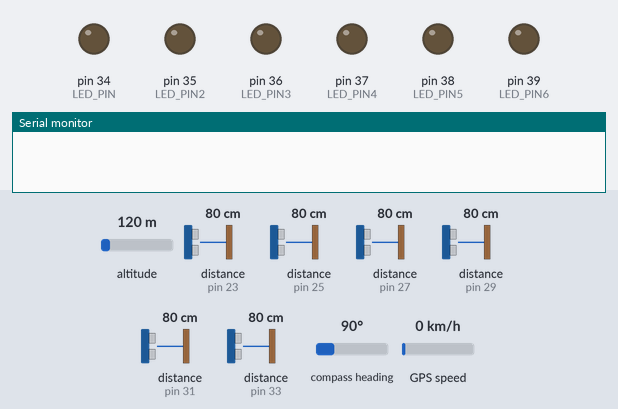
Bench run of a sketch on a simulated Arduino Mega 2560, built with avr-gcc and run on an emulated ATmega2560. On the bench: output pins drawn as LEDs (lit = HIGH), the last lines printed to the serial monitor. Dashed ring = blinking. The test bench sets the inputs (shaded band); at power-on: distance to the obstacle (sensors on pin 23, pin 25, pin 27, pin 29, pin 31, pin 33) 80 cm, altitude 120 m, compass heading 90°, GPS speed 0 km/h. The echo pulse lasts 58.3 µs per cm; the GPS gets a fix after 3 s at 37.7749, -122.4194 with 8 satellites.

Above: at 1.2 s.
1.3 s: distance to the obstacle (sensor on pin 23) set to 11 cm
At 3.22 s:
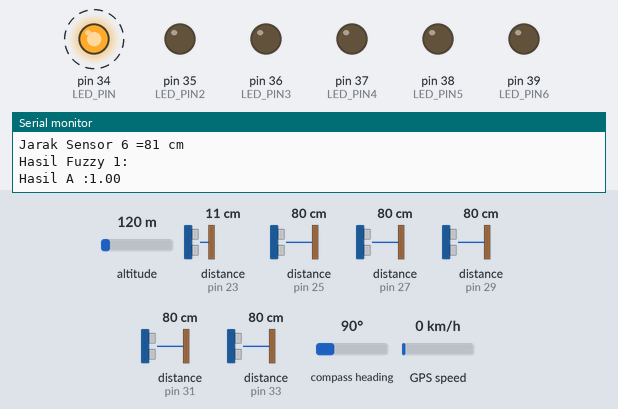
5.3 s: distance to the obstacle (sensor on pin 23) set to 8 cm
At 5.73 s:
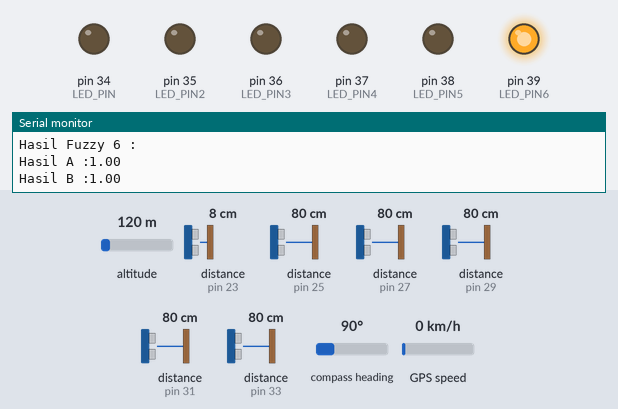
Timing chart, 0 to 17.5 s (numbered marks = the images above; inputs shaded):
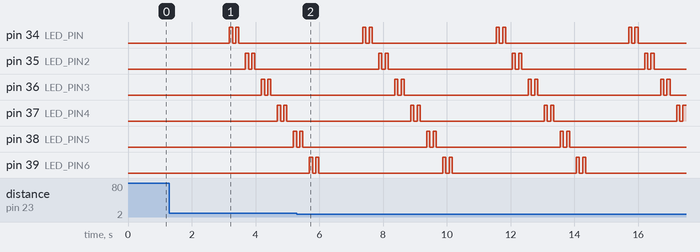

Measured:
- the behaviour switches between 10 and 9 cm on distance to the obstacle (sensor on pin 23) (found by bisection; images 1 and 2)
- by itself, pin 38 (LED_PIN5): repeats every 4.2 s: LOW 3.9 s, HIGH 0.10 s, LOW 0.10 s, HIGH 0.10 s
- by itself, pin 34 (LED_PIN), pin 35 (LED_PIN2), pin 36 (LED_PIN3), pin 37 (LED_PIN4), pin 39 (LED_PIN6): repeats every 4.2 s: LOW 0.10 s, HIGH 0.10 s, LOW 3.9 s, HIGH 0.10 s

The sketch:

gpsdelay.ino
```cpp
#include "TinyGPS++.h"
#include "NewPing.h"
TinyGPSPlus gps;
#define gpsSerial Serial3

#define TRIGGER_PIN 22
#define ECHO_PIN 23
#define LED_PIN 34

#define TRIGGER_PIN2 24
#define ECHO_PIN2 25
#define LED_PIN2 35

#define TRIGGER_PIN3 26
#define ECHO_PIN3 27
#define LED_PIN3 36

#define TRIGGER_PIN4 28
#define ECHO_PIN4 29
#define LED_PIN4 37

#define TRIGGER_PIN5 30
#define ECHO_PIN5 31
#define LED_PIN5 38

#define TRIGGER_PIN6 32
#define ECHO_PIN6 33
#define LED_PIN6 39

#define MAX_DISTANCE 1000
NewPing sonar(TRIGGER_PIN, ECHO_PIN, MAX_DISTANCE);
NewPing sonar2(TRIGGER_PIN2, ECHO_PIN2, MAX_DISTANCE);
NewPing sonar3(TRIGGER_PIN3, ECHO_PIN3, MAX_DISTANCE);
NewPing sonar4(TRIGGER_PIN4, ECHO_PIN4, MAX_DISTANCE);
NewPing sonar5(TRIGGER_PIN5, ECHO_PIN5, MAX_DISTANCE);
NewPing sonar6(TRIGGER_PIN6, ECHO_PIN6, MAX_DISTANCE);
unsigned long lastDisplayTime = 0;

int lama;
float Jarak, Speed;
float A, B;
float hasilfuzzy,kecepatangps;

float JarakDekat[] = {0.0, 50.0, 75.0};
float JarakNormal[] = {50.0, 75.0, 80.0};
float JarakJauh[] = {75.0, 100.0, 100.0};

float SpeedLambat[] = {0.0, 30.0, 45.0};
float SpeedSedang[] = {30.0, 45.0, 60.0};
float SpeedTinggi[] = {45.0, 60.0, 100.0};

float tidakb = 1;
float bahaya = 0.5;

float minr[10];
float Rule[10];

float fJarakDekat()
{
    if (Jarak < JarakDekat[1])
    {
        return 1.0;
    }
    else if (Jarak >= JarakDekat[1] && Jarak <= JarakDekat[2])
    {
        return (JarakDekat[2] - Jarak) / (JarakDekat[2] - JarakDekat[1]);
    }
    else{
      return 0.0;
    }
}

float fJarakNormal()
{
    if (Jarak < JarakNormal[0] || Jarak > JarakNormal[2]){
      return 0.0;
    }
    else if (Jarak >= JarakNormal[0] && Jarak <= JarakNormal[1])
    {
        return (Jarak - JarakNormal[0]) / (JarakNormal[1] - JarakNormal[0]);
    }
    else if (Jarak > JarakNormal[1] && Jarak <= JarakNormal[2])
    {
        return (JarakNormal[2] - Jarak) / (JarakNormal[2] - JarakNormal[1]);
    }
    else{
      return 0.0;
    }
}

float fJarakJauh()
{
    if (Jarak < JarakJauh[0])
    {
        return 0.0;
    }
    else if (Jarak >= JarakJauh[0] && Jarak <= JarakJauh[1])
    {
        return (Jarak - JarakJauh[0]) / (JarakJauh[1] - JarakJauh[0]);
    }
    else if (Jarak > JarakJauh[1])
    {
        return 1.0;
    }else{
      return 0.0;
    }
}

float fSpeedLambat()
{
    if (Speed < SpeedLambat[1])
    {
        return 1.0;
    }
    else if (Speed >= SpeedLambat[1] && Speed <= SpeedLambat[2])
    {
        return (SpeedLambat[2] - Speed) / (SpeedLambat[2] - SpeedLambat[1]);
    }
    else{
      return 0.0;
    }
}

float fSpeedSedang()
{
    if (Speed < SpeedSedang[0] || Speed > SpeedSedang[2])
    {
        return 0.0;
    }
    else if (Speed >= SpeedSedang[0] && Speed <= SpeedSedang[1])
    {
        return (Speed - SpeedSedang[0]) / (SpeedSedang[1] - SpeedSedang[0]);
    }
    else if (Speed > SpeedSedang[1] && Speed <= SpeedSedang[2])
    {
        return (SpeedSedang[2] - Speed) / (SpeedSedang[2] - SpeedSedang[1]);
    }
   else{
      return 0.0;
    }
}

float fSpeedTinggi()
{
    if (Speed < SpeedTinggi[0])
    {
        return 0.0;
    }
    else if (Speed >= SpeedTinggi[0] && Speed <= SpeedTinggi[1])
    {
        return (Speed - SpeedTinggi[0]) / (SpeedTinggi[1] - SpeedTinggi[0]);
    }
    else if (Speed > SpeedTinggi[1])
    {
        return 1.0;
    }
    else{
      return 0.0;
    }
}

float Min(float a, float b)
{
    if (a < b)
    {
        return a;
    }
    else if (b < a)
    {
        return b;
    }
    else
    {
        return a;
    }
}

void rule()
{
    // if jarak dekat and speed lambat then tidak berbahaya
    minr[1] = Min(fJarakDekat(), fSpeedLambat());
    Rule[1] = tidakb;
    // if jarak dekat and speed sedang then berbahaya
    minr[2] = Min(fJarakDekat(), fSpeedSedang());
    Rule[2] = bahaya;
    // if jarak dekat and speed tinggi then berbahaya
    minr[3] = Min(fJarakDekat(), fSpeedTinggi());
    Rule[3] = bahaya;
    // if jarak normal and speed lambat then kurang tidak berbahaya
    minr[4] = Min(fJarakNormal(), fSpeedLambat());
    Rule[4] = tidakb;
    // if jarak normal and speed sedang then tidak berbahaya
    minr[5] = Min(fJarakNormal(), fSpeedSedang());
    Rule[5] = tidakb;
    // if jarak normal and speed cepat then berbahaya
    minr[6] = Min(fJarakNormal(), fSpeedTinggi());
    Rule[6] = bahaya;
    // if jarak jauh and speed lambat then tidak berbahaya
    minr[7] = Min(fJarakJauh(), fSpeedLambat());
    Rule[7] = tidakb;
    // if jarak jauh and speed sedang then tidak berbahaya
    minr[8] = Min(fJarakJauh(), fSpeedSedang());
    Rule[8] = tidakb;
    // if jarak jauh and speed cepat then tidak berbahaya
    minr[9] = Min(fJarakJauh(), fSpeedTinggi());
    Rule[9] = tidakb;
}
float defuzzyfikasi()
{
    rule();
    A = 0;
    B = 0;

    for (int i = 1; i <= 9; i++)
    {
        //Serial.print("Rule ke ");
        //Serial.print(i);
        //Serial.print(" ");
        //Serial.println(Rule[i]);
        //Serial.print("Min ke ");
        //Serial.print(i);
        //Serial.print(" ");
        //Serial.println(minr[i]);
        A += Rule[i] * minr[i];
        B += minr[i];
    }
    Serial.print("Hasil A :");
    Serial.println(A);
    Serial.print("Hasil B :");
    Serial.println(B);
    hasilfuzzy = A/B;
    return hasilfuzzy;
}

void waktukedip(int lampu, int waktu){
    //Serial.print("Delay = ");
    //Serial.print(waktu);
    //Serial.println();
    digitalWrite(lampu, HIGH);   // turn the LED on (HIGH is the voltage level)
    delay(waktu);                       // wait for a second
    digitalWrite(lampu, LOW);    // turn the LED off by making the voltage LOW
    delay(waktu);                       // wait for a second
    digitalWrite(lampu, HIGH);   // turn the LED on (HIGH is the voltage level)
    delay(waktu);                       // wait for a second
    digitalWrite(lampu, LOW);    // turn the LED off by making the voltage LOW
    delay(waktu*2);                       // wait for a second
}

void setup() {
  Serial.begin(9600);
  gpsSerial.begin(9600);
  pinMode(LED_PIN,OUTPUT);
  pinMode(LED_PIN2,OUTPUT);
  pinMode(LED_PIN3,OUTPUT);
  pinMode(LED_PIN4,OUTPUT);
  pinMode(LED_PIN5,OUTPUT);
  pinMode(LED_PIN6,OUTPUT);
}

void loop() {
  while (gpsSerial.available() > 0)gps.encode(gpsSerial.read());
  if (gps.speed.isValid() && (millis() - lastDisplayTime >= 1000)) {
    Serial.print("SPD=");  Serial.println(gps.speed.kmph());
    kecepatangps = gps.speed.kmph();
    unsigned distance = sonar.ping();
    Serial.print("Jarak Sensor 1 =");
    Serial.print(distance/ US_ROUNDTRIP_CM);
    Serial.println(" cm");

    unsigned distance2 = sonar2.ping();
    Serial.print("Jarak Sensor 2 =");
    Serial.print(distance2/ US_ROUNDTRIP_CM);
    Serial.println(" cm");

    unsigned distance3 = sonar3.ping();
    Serial.print("Jarak Sensor 3 =");
    Serial.print(distance3/ US_ROUNDTRIP_CM);
    Serial.println(" cm");

    unsigned distance4 = sonar4.ping();
    Serial.print("Jarak Sensor 4 =");
    Serial.print(distance4/ US_ROUNDTRIP_CM);
    Serial.println(" cm");

    unsigned distance5 = sonar5.ping();
    Serial.print("Jarak Sensor 5 =");
    Serial.print(distance5/ US_ROUNDTRIP_CM);
    Serial.println(" cm");

    unsigned distance6 = sonar6.ping();
    Serial.print("Jarak Sensor 6 =");
    Serial.print(distance6/ US_ROUNDTRIP_CM);
    Serial.println(" cm");

    Jarak = distance;
    Speed = kecepatangps;
    Serial.print("Hasil Fuzzy 1:");
    Serial.println();
    Serial.println(defuzzyfikasi());
    Serial.println();
    lama = hasilfuzzy*100;
    waktukedip(LED_PIN,lama);

    Jarak = distance2;
    Speed = kecepatangps;
    Serial.print("Hasil Fuzzy 2 :");
    Serial.println();
    Serial.println(defuzzyfikasi());
    Serial.println();
    lama = hasilfuzzy*100;
    waktukedip(LED_PIN2,lama);

    Jarak = distance3;
    Speed = kecepatangps;
    Serial.print("Hasil Fuzzy 3:");
    Serial.println();
    Serial.println(defuzzyfikasi());
    Serial.println();
    lama = hasilfuzzy*100;
    waktukedip(LED_PIN3,lama);

    Jarak = distance4;
    Speed = kecepatangps;
    Serial.print("Hasil Fuzzy 4 :");
    Serial.println();
    Serial.println(defuzzyfikasi());
    Serial.println();
    lama = hasilfuzzy*100;
    waktukedip(LED_PIN4,lama);

    Jarak = distance5;
    Speed = kecepatangps;
    Serial.print("Hasil Fuzzy 5 :");
    Serial.println();
    Serial.println(defuzzyfikasi());
    Serial.println();
    lama = hasilfuzzy*100;
    waktukedip(LED_PIN5,lama);

    Jarak = distance6;
    Speed = kecepatangps;
    Serial.print("Hasil Fuzzy 6 :");
    Serial.println();
    Serial.println(defuzzyfikasi());
    Serial.println();
    lama = hasilfuzzy*100;
    waktukedip(LED_PIN6,lama);

    lastDisplayTime = millis();
  }
}
```
